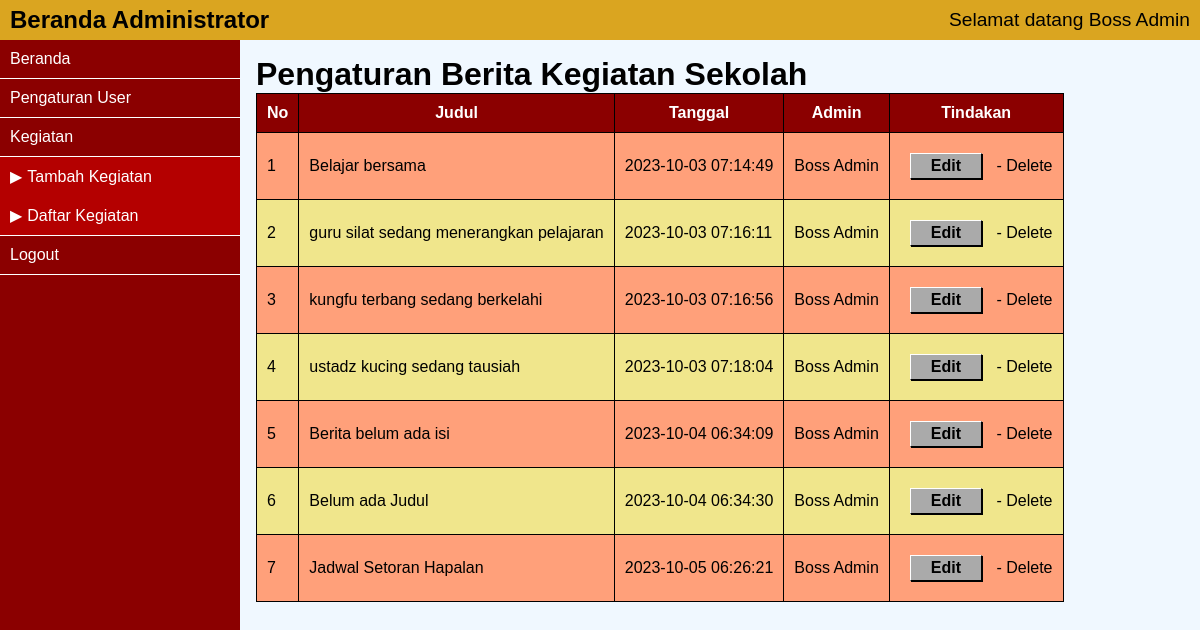
The page /admin/kegiatan-daftar.php (signed in) on the database as committed earlier.
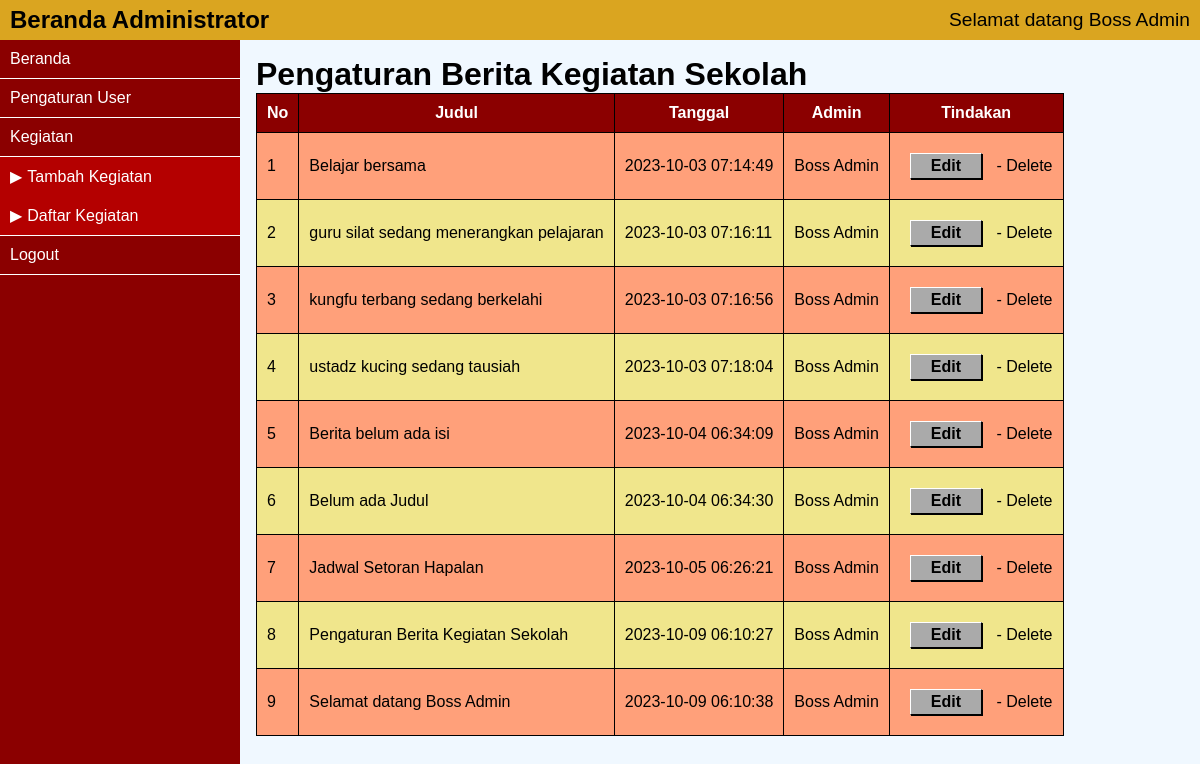
The same page on the database as committed later.
### tables this page shows
CREATE TABLE `kegiatan` (
  `ID_kegiatan` int(10) NOT NULL,
  `judul_kegiatan` varchar(200) NOT NULL,
  `artikel_kegiatan` text NOT NULL,
  `tgl_upload` datetime NOT NULL,
  `ID_admin` int(2) NOT NULL
);

### admin/functions.php (the view, shortened to what this page needs)
<?php
function get_data( $sql ) {
    global $koneksi;
    $hasil = array();
    $query = mysqli_query($koneksi, $sql);
    if (mysqli_num_rows($query) == 0) {
        return $hasil;
    }
    else
    {
        while( $row = mysqli_fetch_assoc($query)){
            $hasil[] = $row;
        }
        return $hasil;
    }
}
function buat_tabel( $class, $judul, $array ) {
    $nomor_urut = 1;
    $hasil = "<table class='$class'>";
    $hasil .= "<tr><th>No</th>";
    for($i=0; $i<count($judul); $i++) {
        $hasil .= "<th>$judul[$i]</th>";
    }
    $hasil .= "</tr>";
    for ($i=0; $i<count($array); $i++) {
        $hasil .= "<tr>";
        $hasil .= "<td>$nomor_urut</td>";
        $nomor_urut ++;
        $baris = $array[$i];
        for ($j=0; $j<count($baris); $j++) {
            $hasil .= "<TD>$baris[$j]</TD>";
        }
        $hasil .= "</tr>";
    }
    $hasil .= "</table>";
    echo $hasil;
}

### admin/header.php (shortened to what this page needs)
<!DOCTYPE html>
<html lang="en">
<head>
    <link rel="stylesheet" href="style-admin.css">
</head>
<body>
<header>
    <h1>Beranda Administrator</h1>
    <h2>Selamat datang
        <?= $_SESSION["user"]["display_name"] ?>
        </h2>
</header>
<div class="wadah_main">
<nav>
    <ul class='menu'>
        <li>
            <a href="beranda.php">Beranda</a>
        </li>
<?php
if ($_SESSION["user"]["admin_level"] == 1) :
?>
        <li>
            <a href="user.php">Pengaturan User</a>
        </li>
<?php
endif;
?>
  <li>
    <a href="#">Kegiatan</a>
      <ul>
        <li><a href="kegiatan-tambah.php">Tambah Kegiatan</a></li>
        <li><a href="kegiatan-daftar.php">Daftar Kegiatan</a></li>
      </ul>
  </li>
  <li>
    <a href="logout.php">Logout</a>
  </li>
    </ul>
</nav>

### admin/kegiatan-daftar.php (shortened to what this page needs)
<?php
include "config.php";
include "functions.php";
include "lib_kegiatan.php";
include "header.php";
?>
<main>
<h1>Pengaturan Berita Kegiatan Sekolah</h1>
<?php
get_kegiatan();
?>
</main>
</div>
</body>
</html>

### admin/lib_kegiatan.php
<?php
function get_kegiatan() {
 $sql = "SELECT
             kegiatan.ID_kegiatan ,
             kegiatan.judul_kegiatan ,
             kegiatan.tgl_upload ,
             admin.display_name
            FROM
             kegiatan LEFT JOIN admin
            ON
             kegiatan.ID_admin = admin.ID_admin";
 $hasil = get_data ($sql);
 $array_judul = array( "Judul", "Tanggal",
                      "Admin", "Tindakan" );
 $array = array();
 if (count($hasil) > 0) {
  for ($i=0; $i<count($hasil); $i++) {
    $id_edit = $hasil[$i]['ID_kegiatan'];
    $tombol_edit = "<a class='tombol'
       href='kegiatan-edit.php?id=$id_edit'>
       Edit</a>";
   $item = array(
     $hasil[$i]["judul_kegiatan"] ,
     $hasil[$i]["tgl_upload"] ,
     $hasil[$i]["display_name"] ,
     "$tombol_edit - Delete"
    );
    $array[] = $item;
  }
  buat_tabel("tabel_login",
             $array_judul,
             $array );
 }
}

### admin/style-admin.css (style rules this page uses)
* { margin:0; padding:0; box-sizing: border-box; }
html, body { height: 100%; font-family: Arial; }
.tabel_login, .tabel_login tr, .tabel_login th, .tabel_login td { border:1px solid black; border-collapse: collapse; }
.tabel_login th, .tabel_login td { padding: 10px; }
.tabel_login tr:nth-child(odd) { background-color: khaki; }
.tabel_login tr:nth-child(even) { background-color:lightsalmon; }
.tabel_login th { color: white; background-color: darkred; }
header { height:40px; display: flex; justify-content: space-between; align-items: center; padding: 0 10px; background-color: goldenrod; }
header h1 { font-size: 1.5rem; }
header h2 { text-align: right; font-size:1.2rem; font-weight: lighter; }
.wadah_main { display: flex; height:100%; }
nav { width: 20%; background-color: darkred; }
main { width: 80%; background-color: aliceblue; padding: 1rem; }
.menu { list-style-type: none; }
.menu>li { border-bottom: 1px solid white; }
.menu li a { color: white; text-decoration: none; display: block; padding: 10px; }
.menu li ul { border-top: 1px solid white; }
.menu li ul li { background-color: rgb(180,0,0); }
.menu li ul li a::before { content:"\25b6"; padding-right:5px; }
.tombol { display: inline-block; background-color: #aaa; color: black; font-weight: 900; font-family: Arial; padding: 3px 20px; box-shadow: 1px 1px 0 black; text-decoration: none; margin: 10px; border-left: 1px solid white; border-top: 1px solid white; border-right: 1px solid black; border-bottom: 1px solid black; }

Rows that differ between the two databases and show on the page:
added kegiatan: judul_kegiatan "Pengaturan Berita Kegiatan Sekolah", tgl_upload "2023-10-09 06:10:27"
added kegiatan: judul_kegiatan "Selamat datang Boss Admin", tgl_upload "2023-10-09 06:10:38"
Other text that changed with them:
new list line: "8 Edit - Delete"
new list line: "Boss Admin"
new list line: "9 Edit - Delete"
